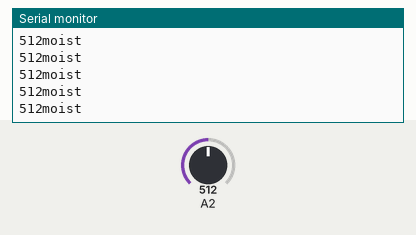
Recording of a sketch running on a simulated Arduino Uno, built with avr-gcc and run on an emulated ATmega328P. On the bench: the last lines printed to the serial monitor. The test bench sets the inputs (shaded band); at power-on: A2 = 512.

Above: at 1.2 s.
1.3 s: A2 set to 991
At 2.1 s:
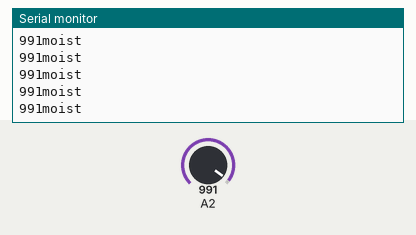
2.8 s: A2 set to 1018
At 3.5 s:
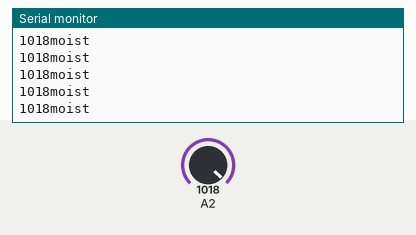
Timing chart, 0 to 5.8 s (numbered marks = the images above; inputs shaded):
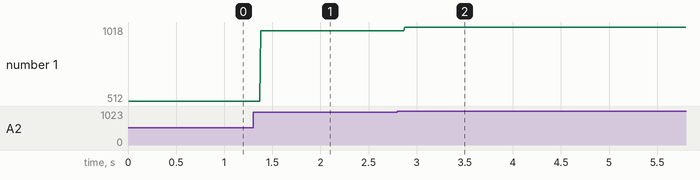

Measured:
- after the input at 1.3 s, the serial monitor: prints a new line after 0.08 s (image 1)
- after the input at 2.8 s, the serial monitor: prints a new line after 0.08 s (image 2)
- plotted number 1: 512 → 991 after the input at 1.3 s, 991 → 1018 after the input at 2.8 s

The sketch:

moist_sensor_test.ino
```cpp
void setup() {
  pinMode(A2,INPUT);
  Serial.begin(9600);
}

void loop() {
int moist = analogRead(A2);
Serial.println("moist");
Serial.print(moist);

}
```
